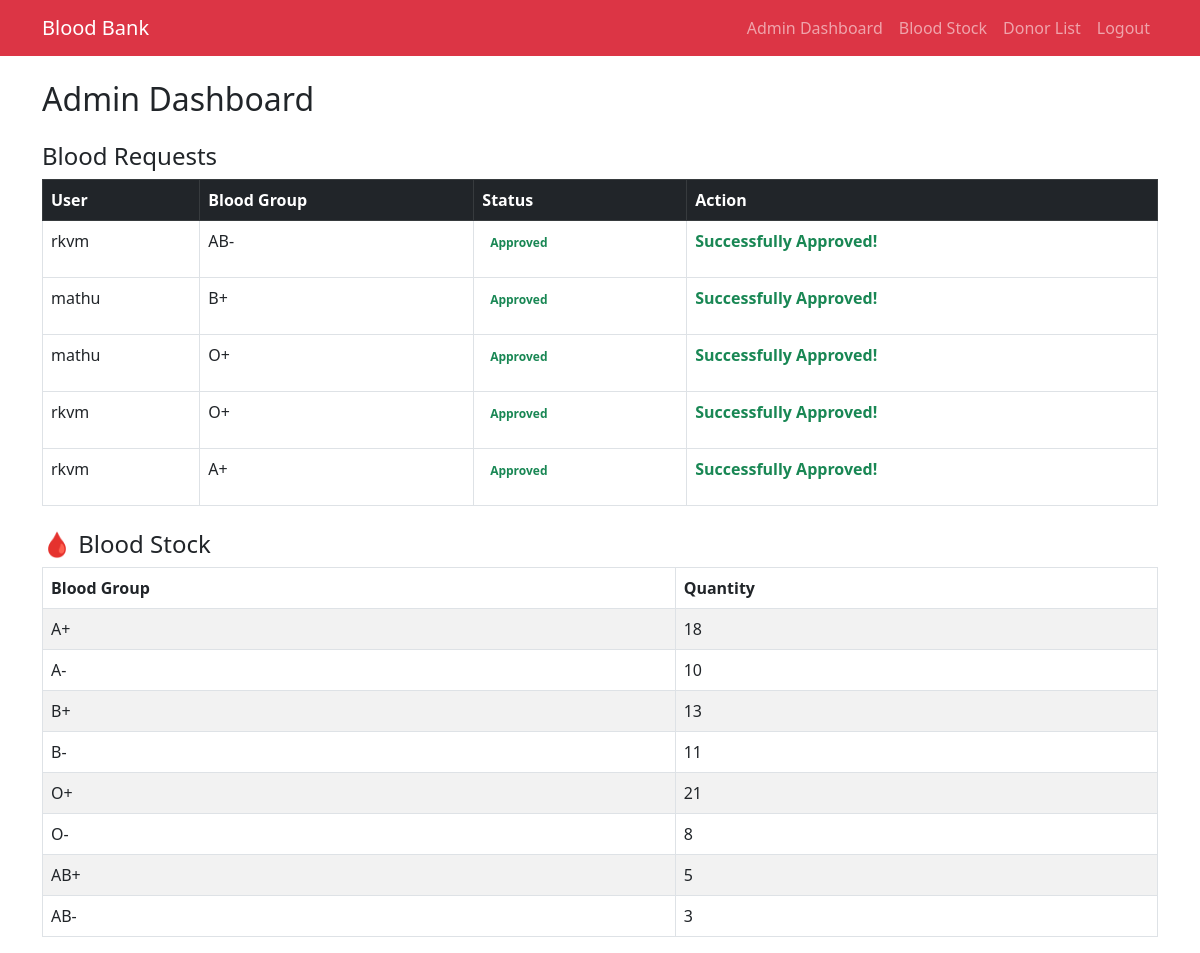
Before: /admin-dashboard/ (signed in) with the older database file.
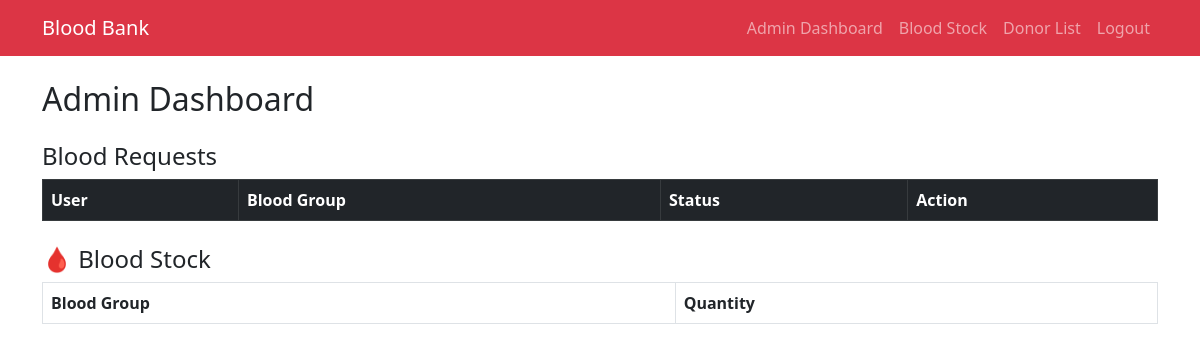
After: the same page with the newer database file.
### requestsapp/models.py (models this page shows, shortened)
class BloodRequest(models.Model):
    STATUS_CHOICES = [
        ('Pending', 'Pending'),
        ('Approved', 'Approved'),
        ('Not Available', 'Not Available'),
    ]
    BLOOD_GROUPS = [
        ('A+', 'A+'), ('A-', 'A-'),
        ('B+', 'B+'), ('B-', 'B-'),
        ('O+', 'O+'), ('O-', 'O-'),
        ('AB+', 'AB+'), ('AB-', 'AB-'),
    ]
    user = models.ForeignKey(User, on_delete=models.CASCADE)
    blood_group = models.CharField(max_length=5, choices=BLOOD_GROUPS)
    status = models.CharField(max_length=20, choices=STATUS_CHOICES, default='Pending')
    last_email_sent = models.DateTimeField(null=True, blank=True)
    created_at = models.DateTimeField(auto_now_add=True)

### stock/models.py (models this page shows, shortened)
class BloodStock(models.Model):
    BLOOD_GROUPS = [
        ('A+', 'A+'), ('A-', 'A-'),
        ('B+', 'B+'), ('B-', 'B-'),
        ('O+', 'O+'), ('O-', 'O-'),
        ('AB+', 'AB+'), ('AB-', 'AB-'),
    ]
    blood_group = models.CharField(max_length=5, choices=BLOOD_GROUPS, unique=True)
    quantity = models.PositiveIntegerField(default=0)

### requestsapp/views.py (the view)
# urls.py: path('admin-dashboard/', admin_dashboard, name='admin_dashboard'),  # Admin
@staff_member_required
def admin_dashboard(request):
    requests = BloodRequest.objects.all().order_by('-created_at')
    stocks = BloodStock.objects.all()  # optional
    for r in requests:
        r.cooldown_active = False
        if r.last_email_sent:
            diff = timezone.now() - r.last_email_sent
            if diff < timedelta(minutes=30):
                r.cooldown_active = True
                r.remaining_seconds = int(1800 - diff.total_seconds())
            else:
                r.remaining_seconds = 0
    return render(request, 'requestsapp/admin_dashboard.html', {
        'requests': requests,
        'stocks': stocks
    })

### templates/requestsapp/admin_dashboard.html (shortened to what this page needs)
{% extends 'base.html' %}
{% load static %}
{% block content %}
<h2 class="mb-4">Admin Dashboard</h2>
<h4>Blood Requests</h4>
<table class="table table-bordered table-hover mb-4">
    <thead class="table-dark">
        <tr>
            <th>User</th>
            <th>Blood Group</th>
            <th>Status</th>
            <th>Action</th>
        </tr>
    </thead>
    <tbody>
        {% for r in requests %}
        <tr>
            <td>{{ r.user.username }}</td>
            <td>{{ r.blood_group }}</td>
            <td>
                <span class="fw-bold badge
                    {% if r.status == 'Pending' %}text-warning
                    {% elif r.status == 'Approved' %}text-success
                    {% else %}text-danger{% endif %}">
                    {{ r.status }}
                </span>
            </td>
            <td>
                {% if r.status == 'Pending' %}
                <a href="{% url 'update_request' r.id 'approve' %}" class="btn btn-success btn-sm">Approve</a>
                {% elif r.status == 'Approved' %}
                <p class="text-success fw-bold">Successfully Approved!</p>
                {% endif %}
            </td>
        </tr>
        {% endfor %}
    </tbody>
</table>
<h4 class="mt-4">🩸 Blood Stock</h4>
    <table class="table table-bordered table-striped">
        <thead>
            <tr>
                <th>Blood Group</th>
                <th>Quantity</th>
            </tr>
        </thead>
        <tbody>
            {% for stock in stocks %}
            <tr>
                <td>{{ stock.blood_group }}</td>
                <td>{{ stock.quantity }}</td>
            </tr>
            {% endfor %}
        </tbody>
    </table>
{% endblock %}

Changed rows visible on the page:
removed BloodRequest: user.username "rkvm", blood_group "AB-", status "Approved", shows "Successfully Approved!"
removed BloodRequest: user.username "mathu", blood_group "B+", status "Approved", shows "Successfully Approved!"
removed BloodRequest: user.username "mathu", blood_group "O+", status "Approved", shows "Successfully Approved!"
removed BloodRequest: user.username "rkvm", blood_group "O+", status "Approved", shows "Successfully Approved!"
removed BloodRequest: user.username "rkvm", blood_group "A+", status "Approved", shows "Successfully Approved!"
removed BloodStock: blood_group "A+", quantity "18"
removed BloodStock: blood_group "A-", quantity "10"
removed BloodStock: blood_group "B+", quantity "13"
removed BloodStock: blood_group "B-", quantity "11"
removed BloodStock: blood_group "O+", quantity "21"
removed BloodStock: blood_group "O-", quantity "8"
removed BloodStock: blood_group "AB+", quantity "5"
removed BloodStock: blood_group "AB-", quantity "3"
